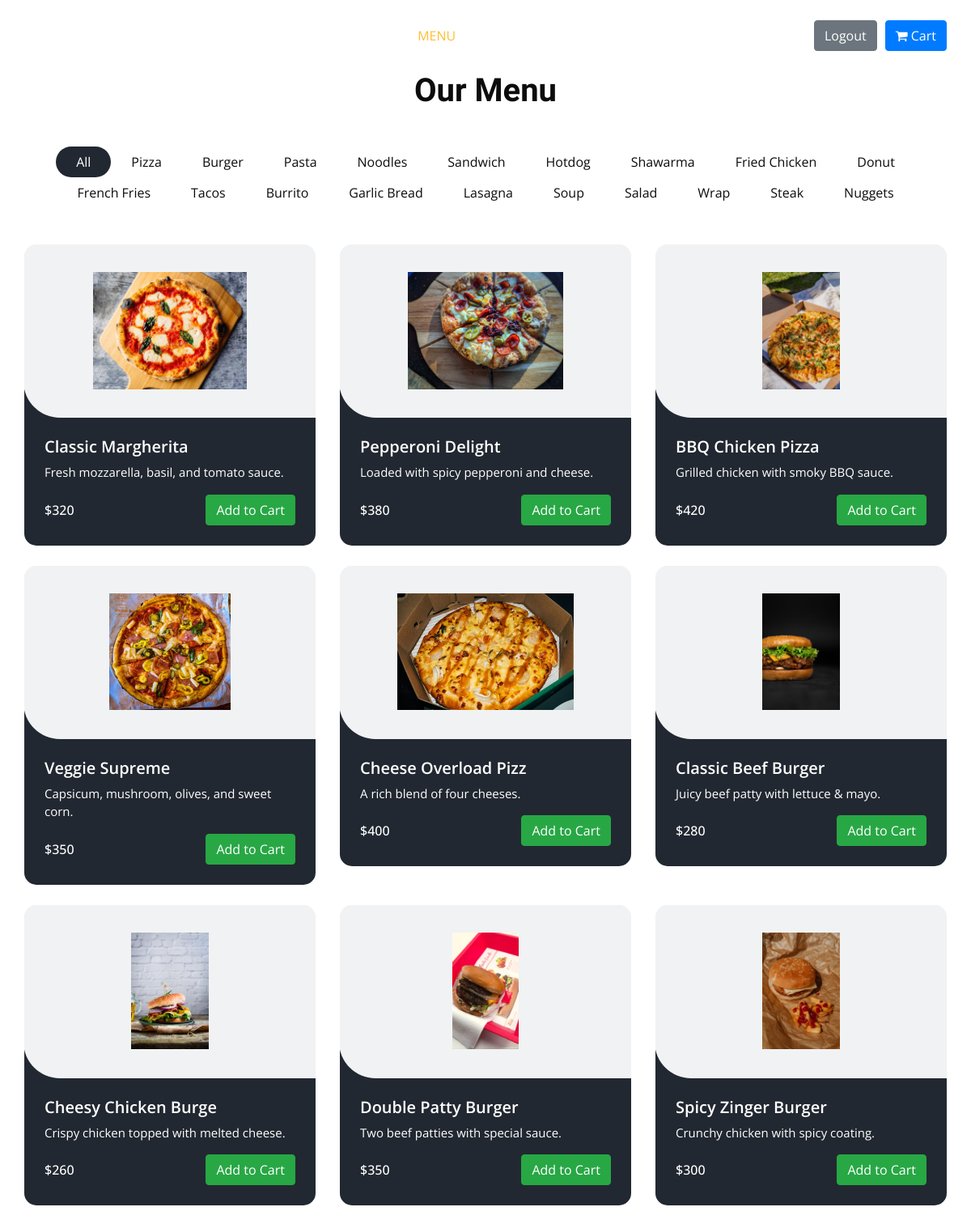
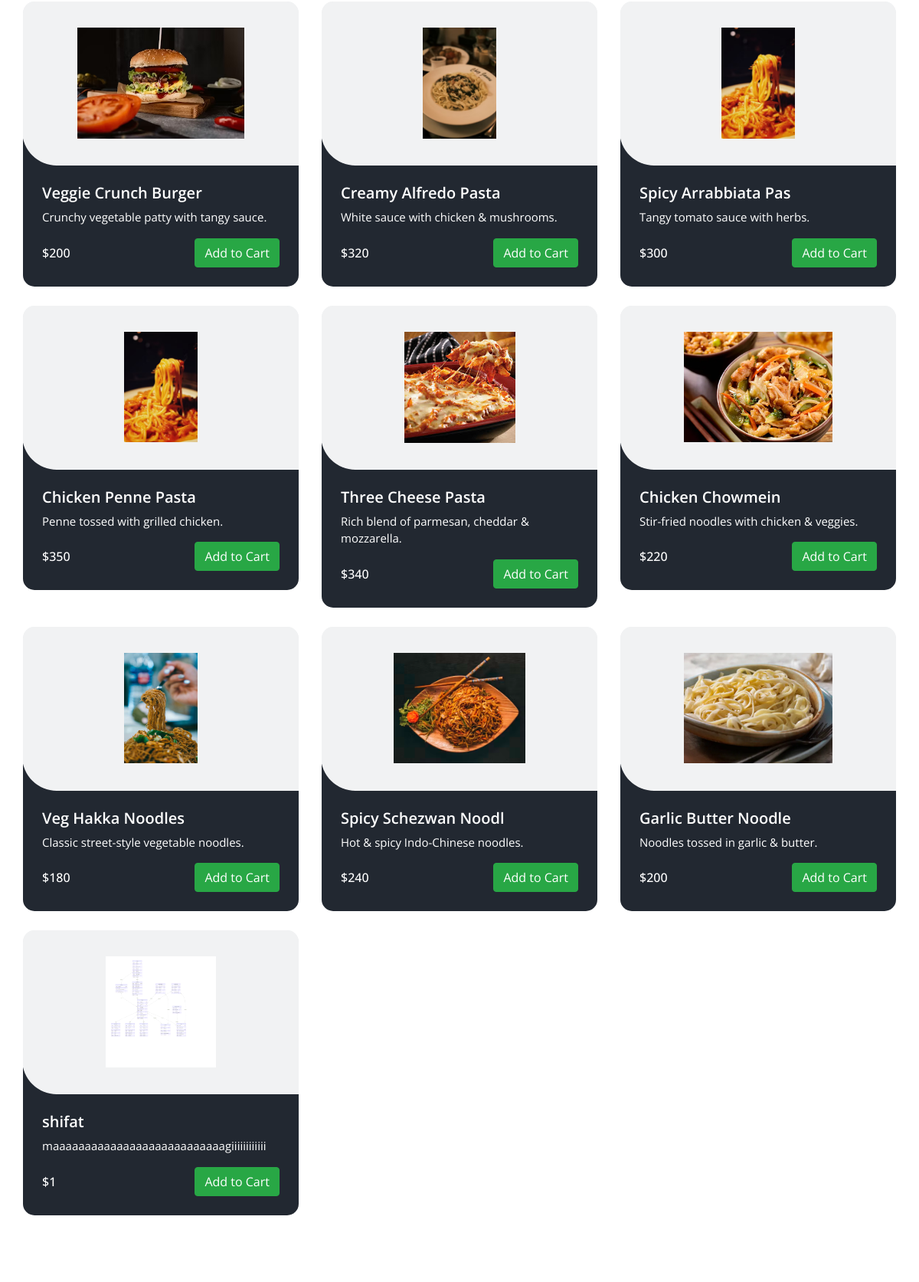
The app's page /menu/ (upper part) with its own data (2 pictures, top to bottom).
### baseapp/models.py (models this page shows, shortened)
class Category(models.Model):
    category_name = models.CharField(max_length=20)
    def __str__(self):
        return self.category_name

class Items(models.Model):
    item_name = models.CharField(max_length=20)
    description = models.TextField(blank=False)
    price = models.IntegerField()
    category = models.ForeignKey(Category, related_name='items', on_delete=models.CASCADE)
    image = models.ImageField(upload_to='item_images/')

### baseapp/views.py (the view)
# urls.py: path('menu/', views.Menu, name='Menu'),
def Menu(request):
    cats = Category.objects.all()
    items = Items.objects.all()
    return render(request, 'menu.html', {
        'cats':cats,
        'items':items
    })

### template/menu.html (shortened to what this page needs)
{% extends "base.html" %} {% block class %}class="sub_page"{% endblock class %}
{% block menu_status %}active{% endblock menu_status %} {% load static %}
{% block main %}
<section class="food_section layout_padding-bottom">
  <div class="container">
    <div class="heading_container heading_center">
      <h2>Our Menu</h2>
    </div>
    <ul class="filters_menu">
      <li class="active" data-filter="*">All</li>
      {% for i in cats %}
      <li data-filter=".{{i.category_name}}">{{i.category_name}}</li>
      {% endfor %}
    </ul>
    <div class="filters-content">
      <div class="row grid">
        {% for j in items %}
        <div class="col-sm-6 col-lg-4 all {{j.category}}">
          <div class="box">
            <div>
              <div class="img-box">
                <img src="/media/{{j.image}}" alt="{{j.image}}" />
              </div>
              <div class="detail-box">
                <h5>{{j.item_name}}</h5>
                <p>{{j.description}}</p>
                <div class="options">
                  <h6>${{j.price}}</h6>
                  <button
                    class="btn btn-success add-to-cart"
                    data-item-id="{{j.id}}"
                    data-item-name="{{j.Item_name}}"
                    data-item-price="{{j.Price}}"
                  >
                    Add to Cart
                  </button>
                </div>
              </div>
            </div>
          </div>
        </div>
        {% endfor %}
      </div>
    </div>
  </div>
</section>
{% endblock main %}

### static/css/style.css (style rules this page uses)
body { font-family: "Open Sans", sans-serif; color: #0c0c0c; background-color: #ffffff; overflow-x: hidden; }
.layout_padding-bottom { padding-bottom: 90px; }
h1, h2 { font-family: 'Dancing Script', cursive; }
.heading_container { display: -webkit-box; display: -ms-flexbox; display: flex; -webkit-box-orient: vertical; -webkit-box-direction: normal; -ms-flex-direction: column; flex-direction: column; -webkit-box-align: start; -ms-flex-align: start; align-items: flex-start; }
.heading_container h2 { position: relative; margin-bottom: 0; font-size: 2.5rem; font-weight: bold; }
.heading_container.heading_center { -webkit-box-align: center; -ms-flex-align: center; align-items: center; text-align: center; }
.btn, .btn:focus { outline: none !important; -webkit-box-shadow: none; box-shadow: none; }
.food_section .filters_menu { padding: 0; display: -webkit-box; display: -ms-flexbox; display: flex; -ms-flex-wrap: wrap; flex-wrap: wrap; -webkit-box-pack: center; -ms-flex-pack: center; justify-content: center; list-style-type: none; margin: 45px 0 20px 0; }
.food_section .filters_menu li { padding: 7px 25px; cursor: pointer; border-radius: 25px; }
.food_section .filters_menu li.active { background-color: #222831; color: #ffffff; }
.food_section .box { position: relative; margin-top: 25px; background-color: #ffffff; border-radius: 10px; color: #ffffff; border-radius: 15px; overflow: hidden; background: linear-gradient(to bottom, #f1f2f3 25px, #222831 25px); }
.food_section .box .img-box { background: #f1f2f3; display: -webkit-box; display: -ms-flexbox; display: flex; -webkit-box-pack: center; -ms-flex-pack: center; justify-content: center; -webkit-box-align: center; -ms-flex-align: center; align-items: center; height: 215px; border-radius: 0 0 0 45px; margin: -1px; padding: 25px; }
.food_section .box .img-box img { max-width: 100%; max-height: 145px; -webkit-transition: all .2s; transition: all .2s; }
.food_section .box .detail-box { padding: 25px; }
.food_section .box .detail-box h5 { font-weight: 600; }
.food_section .box .detail-box p { font-size: 15px; }
.food_section .box .detail-box h6 { margin-top: 10px; }
.food_section .box .options { display: -webkit-box; display: -ms-flexbox; display: flex; -webkit-box-pack: justify; -ms-flex-pack: justify; justify-content: space-between; }

### static/css/responsive.css (style rules this page uses)
@media (min-width: 1200px) { .container { max-width: 1170px; } }

### records on screen
Category: category_name "Pizza"
Category: category_name "Burger"
Category: category_name "Pasta"
Category: category_name "Noodles"
Category: category_name "Sandwich"
Category: category_name "Hotdog"
Category: category_name "Shawarma"
Category: category_name "Fried Chicken"
Category: category_name "Donut"
Category: category_name "French Fries"
Category: category_name "Tacos"
Category: category_name "Burrito"
Category: category_name "Garlic Bread"
Category: category_name "Lasagna"
Category: category_name "Soup"
Category: category_name "Salad"
Category: category_name "Wrap"
Category: category_name "Steak"
Category: category_name "Nuggets"
Items: image (picture), item_name "Classic Margherita", description "Fresh mozzarella, basil, and tomato sauce.", price "320"
Items: image (picture), item_name "Pepperoni Delight", description "Loaded with spicy pepperoni and cheese.", price "380"
Items: image (picture), item_name "BBQ Chicken Pizza", description "Grilled chicken with smoky BBQ sauce.", price "420"
Items: image (picture), item_name "Veggie Supreme", description "Capsicum, mushroom, olives, and sweet corn.", price "350"
Items: image (picture), item_name "Cheese Overload Pizz", description "A rich blend of four cheeses.", price "400"
Items: image (picture), item_name "Classic Beef Burger", description "Juicy beef patty with lettuce & mayo.", price "280"
Items: image (picture), item_name "Cheesy Chicken Burge", description "Crispy chicken topped with melted cheese.", price "260"
Items: image (picture), item_name "Double Patty Burger", description "Two beef patties with special sauce.", price "350"
Items: image (picture), item_name "Spicy Zinger Burger", description "Crunchy chicken with spicy coating.", price "300"
Items: image (picture), item_name "Veggie Crunch Burger", description "Crunchy vegetable patty with tangy sauce.", price "200"
Items: image (picture), item_name "Creamy Alfredo Pasta", description "White sauce with chicken & mushrooms.", price "320"
Items: image (picture), item_name "Spicy Arrabbiata Pas", description "Tangy tomato sauce with herbs.", price "300"
Items: image (picture), item_name "Chicken Penne Pasta", description "Penne tossed with grilled chicken.", price "350"
Items: image (picture), item_name "Three Cheese Pasta", description "Rich blend of parmesan, cheddar & mozzarella.", price "340"
Items: image (picture), item_name "Chicken Chowmein", description "Stir-fried noodles with chicken & veggies.", price "220"
Items: image (picture), item_name "Veg Hakka Noodles", description "Classic street-style vegetable noodles.", price "180"
Items: image (picture), item_name "Spicy Schezwan Noodl", description "Hot & spicy Indo-Chinese noodles.", price "240"
Items: image (picture), item_name "Garlic Butter Noodle", description "Noodles tossed in garlic & butter.", price "200"
Items: image (picture), item_name "shifat", description "maaaaaaaaaaaaaaaaaaaaaaaaaaagiiiiiiiiiiii", price "1"
